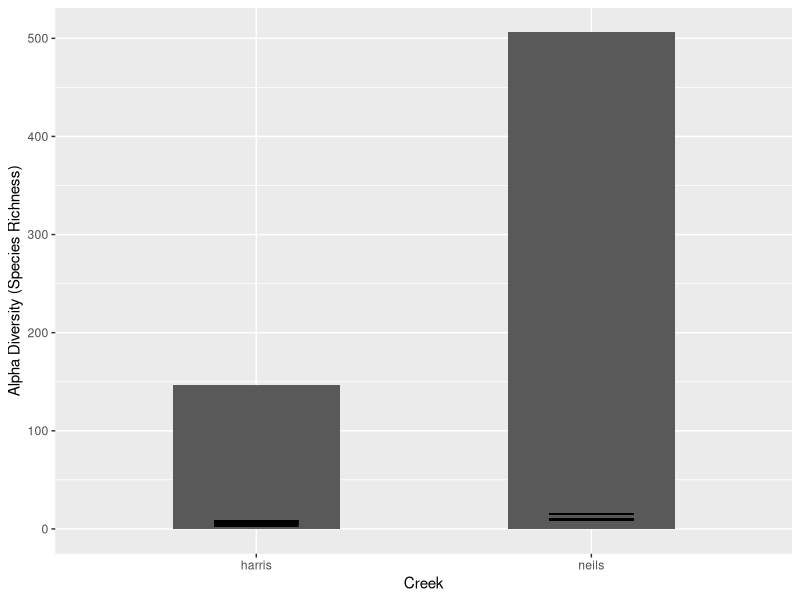
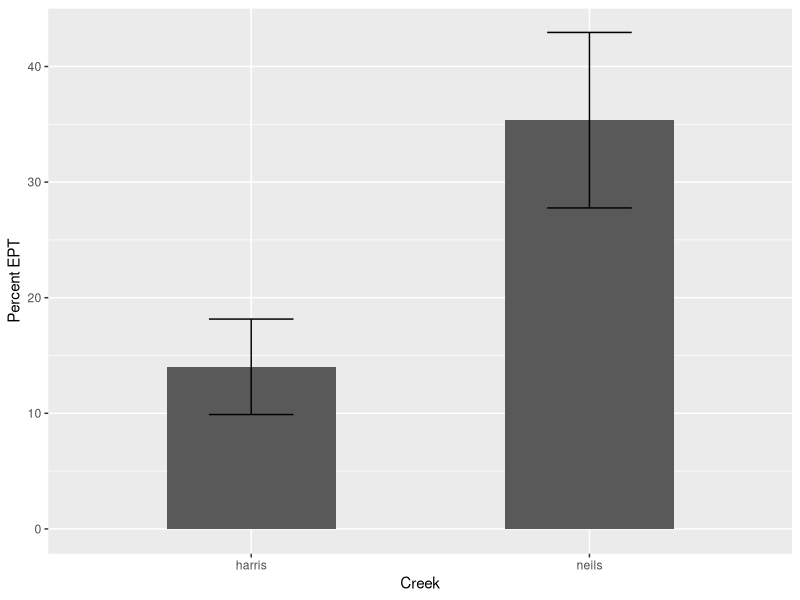

The R script that drew these images, in order:
## ---- chunk 1
require(tidyverse)
## ---- chunk 2
invert <- read.csv(file = "biodiversity_data_distributed.csv", header = T, sep = ",")
## ---- chunk 3
alpha_div <- invert %>%
  select(SITE, REP, CODE) %>% #select only the columns you need
  group_by(SITE, REP) %>% # group by the variables you need to calculate alpha-diversity
  summarise(ALPHA_R = n_distinct(CODE)) # n_distinct counts the number of unique things in a column

gamma_div <- invert %>%
  select(SITE, CODE) %>%
  group_by(SITE) %>%
  summarise(GAMMA_R = n_distinct(CODE))
## ---- chunk 4
richness_diversity <- alpha_div %>%
  summarise(ALPHA_R = mean(ALPHA_R)) %>% # calculate average alpha-diversity per site
  full_join(gamma_div, by = "SITE") %>% # join the 2 tables together
  mutate(BETA_R = GAMMA_R/ALPHA_R) # calculate beta (beta = gamma/mean(alpha))
## ---- chunk 5
ept_taxa <- invert %>%
  select(SITE, REP, ORDER, COUNT) %>% # select the columns you need
  group_by(SITE, REP, ORDER) %>% # put appropriate grouping variables here
  summarise(COUNT = sum(COUNT)) %>% # sum across the order (for orders with more than one genus)
  filter(ORDER == "Ephemeroptera" | ORDER == "Plecoptera" | ORDER == "Odonata") %>%
  group_by(SITE, REP) %>%
  summarise(EPT_COUNT = sum(COUNT))
## ---- chunk 6
all_taxa <- invert %>%
  select(SITE, REP, ORDER, COUNT) %>% # select the columns you need
  group_by(SITE, REP) %>% # group by variables that will provide a sum across the entire site
  summarise(ALL_COUNT = sum(COUNT))
## ---- chunk 7
combined <- ept_taxa %>%
  full_join(all_taxa, by = c("SITE", "REP")) %>%
  mutate(PERCENT_EPT = (EPT_COUNT/ALL_COUNT)*100)
## ---- chunk 8
HARRIS <- alpha_div %>%
  filter(SITE == "harris") 

NEILS <- alpha_div %>%
  filter(SITE == "neils") 
## ---- chunk 9
diversity_ttest <- t.test(HARRIS$ALPHA_R, NEILS$ALPHA_R)

diversity_ttest
## ---- chunk 10
HARRIS <- combined %>%
  filter(SITE == "harris") 

NEILS <- combined %>%
  filter(SITE == "neils") 
## ---- chunk 11
invert_ttest <- t.test(HARRIS$PERCENT_EPT, NEILS$PERCENT_EPT)

invert_ttest
## ---- chunk 12
richness_date <- invert %>%
  select(SITE, REP, CODE) %>% 
  group_by(SITE, REP) %>% 
  mutate(ALPHA_R = n_distinct(CODE)) %>%
  mutate(ALPHA_MEAN = mean(ALPHA_R)) %>%
  mutate(ALPHA_SE = sd(ALPHA_R)/sqrt(n()))


richness_plot <- ggplot() +
  geom_col(data = richness_date,
           aes(x = SITE, y = ALPHA_R),
           width = 0.5) +
   geom_errorbar(data = richness_date,
                aes(x = SITE, ymin = ALPHA_MEAN - ALPHA_SE, ymax = ALPHA_MEAN + ALPHA_SE),
                width = 0.25) +
 
  xlab("Creek") +
  ylab("Alpha Diversity (Species Richness)")

richness_plot
## ---- chunk 13
combined_avg <- combined %>%
  group_by(SITE) %>%
  summarise(EPT_MEAN = mean(PERCENT_EPT),
            EPT_SE = sd(PERCENT_EPT)/sqrt(n()))

EPT_plot <- ggplot() +
  geom_col(data = combined_avg,
           aes(x = SITE, y = EPT_MEAN),
           width = 0.5) +
  geom_errorbar(data = combined_avg,
                aes(x = SITE, ymin = EPT_MEAN - EPT_SE, ymax = EPT_MEAN + EPT_SE),
                width = 0.25) +
  xlab("Creek") +
  ylab("Percent EPT")

EPT_plot
